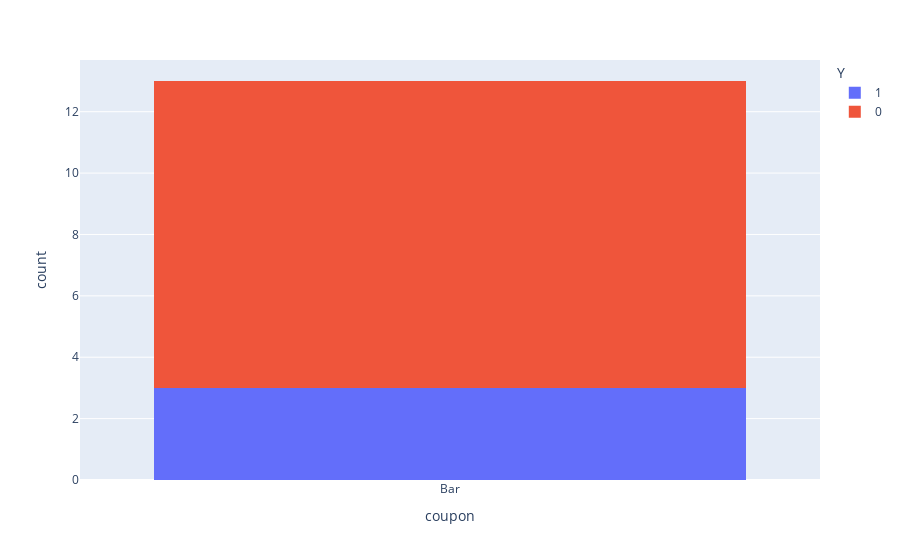

The notebook cell this image was saved under:
### Markdown cell above
2. What proportion of bar coupons were accepted?

### Code cell
#Generate histogram where x-axis is shows "Bar" variable grouped by "Y" (counts Y=0, "No", and Y=1, "Yes", within bar coupons) 
px.histogram(Bar_DF, x="coupon", color="Y")

### Figure 1 — Plotly figure (JSON) as saved in the notebook; plotly's stock layout.template omitted (floating-point values rounded to 4 significant figures)
{"data": [{"alignmentgroup": "True", "bingroup": "x", "hovertemplate": "Y=1<br>coupon=%{x}<br>count=%{y}<extra></extra>", "legendgroup": "1", "marker": {"color": "#636efa", "pattern": {"shape": ""}}, "name": "1", "offsetgroup": "1", "orientation": "v", "showlegend": true, "type": "histogram", "x": ["Bar", "Bar", "Bar"], "xaxis": "x", "yaxis": "y"}, {"alignmentgroup": "True", "bingroup": "x", "hovertemplate": "Y=0<br>coupon=%{x}<br>count=%{y}<extra></extra>", "legendgroup": "0", "marker": {"color": "#EF553B", "pattern": {"shape": ""}}, "name": "0", "offsetgroup": "0", "orientation": "v", "showlegend": true, "type": "histogram", "x": ["Bar", "Bar", "Bar", "Bar", "Bar", "Bar", "Bar", "Bar", "Bar", "Bar"], "xaxis": "x", "yaxis": "y"}], "layout": {"barmode": "relative", "legend": {"title": {"text": "Y"}, "tracegroupgap": 0}, "margin": {"t": 60}, "xaxis": {"anchor": "y", "domain": [0, 1], "title": {"text": "coupon"}}, "yaxis": {"anchor": "x", "domain": [0, 1], "title": {"text": "count"}}}}
